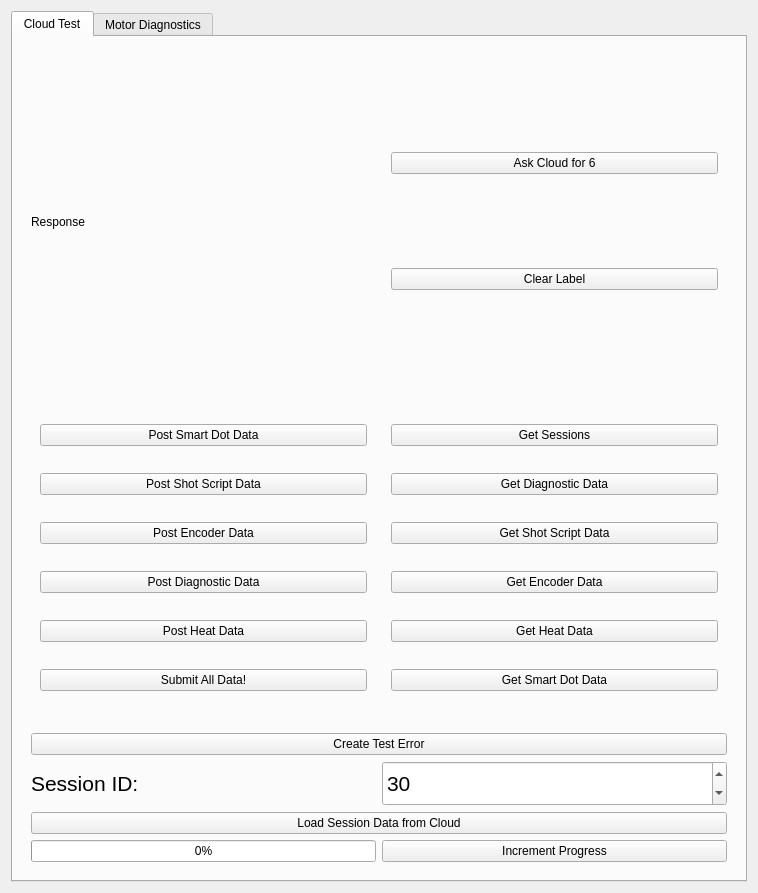
<?xml version="1.0" encoding="UTF-8"?>
<ui version="4.0">
 <class>CloudTest</class>
 <widget class="QWidget" name="CloudTest">
  <property name="geometry">
   <rect>
    <x>0</x>
    <y>0</y>
    <width>757</width>
    <height>893</height>
   </rect>
  </property>
  <property name="windowTitle">
   <string>Cloud Test</string>
  </property>
  <layout class="QHBoxLayout" name="horizontalLayout_2">
   <item>
    <widget class="QTabWidget" name="tabWidget">
     <property name="currentIndex">
      <number>0</number>
     </property>
     <widget class="QWidget" name="tab">
      <attribute name="title">
       <string>Cloud Test</string>
      </attribute>
      <layout class="QVBoxLayout" name="verticalLayout_3">
       <item>
        <widget class="QWidget" name="mainWidget" native="true">
         <layout class="QGridLayout" name="gridLayout_2" columnstretch="1,1">
          <item row="3" column="0" colspan="2">
           <widget class="QPushButton" name="btnGenError">
            <property name="text">
             <string>Create Test Error</string>
            </property>
           </widget>
          </item>
          <item row="4" column="0" colspan="2">
           <layout class="QHBoxLayout" name="horizontalLayout">
            <item>
             <widget class="QLabel" name="lblSessionId">
              <property name="font">
               <font>
                <pointsize>16</pointsize>
               </font>
              </property>
              <property name="text">
               <string>Session ID:</string>
              </property>
             </widget>
            </item>
            <item>
             <widget class="QSpinBox" name="spnSessionId">
              <property name="minimumSize">
               <size>
                <width>120</width>
                <height>45</height>
               </size>
              </property>
              <property name="font">
               <font>
                <pointsize>16</pointsize>
               </font>
              </property>
              <property name="minimum">
               <number>1</number>
              </property>
              <property name="maximum">
               <number>999999</number>
              </property>
              <property name="value">
               <number>30</number>
              </property>
             </widget>
            </item>
           </layout>
          </item>
          <item row="0" column="0">
           <widget class="QLabel" name="lblResponse">
            <property name="text">
             <string>Response</string>
            </property>
           </widget>
          </item>
          <item row="5" column="0" colspan="2">
           <widget class="QPushButton" name="btnLoadSessionData">
            <property name="text">
             <string>Load Session Data from Cloud</string>
            </property>
           </widget>
          </item>
          <item row="2" column="0">
           <widget class="QWidget" name="widget_2" native="true">
            <layout class="QVBoxLayout" name="verticalLayout">
             <item>
              <widget class="QPushButton" name="btnPostSmartDotData">
               <property name="text">
                <string>Post Smart Dot Data</string>
               </property>
              </widget>
             </item>
             <item>
              <widget class="QPushButton" name="btnPostShotScriptData">
               <property name="text">
                <string>Post Shot Script Data</string>
               </property>
              </widget>
             </item>
             <item>
              <widget class="QPushButton" name="btnPostEncoderData">
               <property name="text">
                <string>Post Encoder Data</string>
               </property>
              </widget>
             </item>
             <item>
              <widget class="QPushButton" name="btnPostDiagnosticData">
               <property name="text">
                <string>Post Diagnostic Data</string>
               </property>
              </widget>
             </item>
             <item>
              <widget class="QPushButton" name="btnPostHeatData">
               <property name="text">
                <string>Post Heat Data</string>
               </property>
              </widget>
             </item>
             <item>
              <widget class="QPushButton" name="btnSubmitAllData">
               <property name="text">
                <string>Submit All Data!</string>
               </property>
              </widget>
             </item>
            </layout>
           </widget>
          </item>
          <item row="2" column="1">
           <widget class="QWidget" name="widget" native="true">
            <layout class="QVBoxLayout" name="verticalLayout_2">
             <item>
              <widget class="QPushButton" name="btnGetSessions">
               <property name="text">
                <string>Get Sessions</string>
               </property>
              </widget>
             </item>
             <item>
              <widget class="QPushButton" name="btnGetDiagnosticData">
               <property name="text">
                <string>Get Diagnostic Data</string>
               </property>
              </widget>
             </item>
             <item>
              <widget class="QPushButton" name="btnGetShotScriptData">
               <property name="text">
                <string>Get Shot Script Data</string>
               </property>
              </widget>
             </item>
             <item>
              <widget class="QPushButton" name="btnGetEncoderData">
               <property name="text">
                <string>Get Encoder Data</string>
               </property>
              </widget>
             </item>
             <item>
              <widget class="QPushButton" name="btnGetHeatData">
               <property name="text">
                <string>Get Heat Data</string>
               </property>
              </widget>
             </item>
             <item>
              <widget class="QPushButton" name="btnGetSmartDotData">
               <property name="text">
                <string>Get Smart Dot Data</string>
               </property>
              </widget>
             </item>
            </layout>
           </widget>
          </item>
          <item row="0" column="1">
           <widget class="QWidget" name="widget_3" native="true">
            <layout class="QGridLayout" name="gridLayout">
             <item row="0" column="0">
              <widget class="QPushButton" name="btnAskCloudForSix">
               <property name="text">
                <string>Ask Cloud for 6</string>
               </property>
              </widget>
             </item>
             <item row="1" column="0">
              <widget class="QPushButton" name="btnClearLabel">
               <property name="text">
                <string>Clear Label</string>
               </property>
              </widget>
             </item>
            </layout>
           </widget>
          </item>
          <item row="6" column="0">
           <widget class="QProgressBar" name="pgbProgress">
            <property name="value">
             <number>0</number>
            </property>
           </widget>
          </item>
          <item row="6" column="1">
           <widget class="QPushButton" name="btnIncrementProgress">
            <property name="text">
             <string>Increment Progress</string>
            </property>
           </widget>
          </item>
         </layout>
        </widget>
       </item>
      </layout>
     </widget>
     <widget class="QWidget" name="tab_2">
      <attribute name="title">
       <string>Motor Diagnostics</string>
      </attribute>
      <layout class="QVBoxLayout" name="verticalLayout_4">
       <item>
        <widget class="QPushButton" name="btnSpinDiag">
         <property name="text">
          <string>Run Spin Diagnostic</string>
         </property>
        </widget>
       </item>
       <item>
        <widget class="QPushButton" name="btnTuneScale">
         <property name="text">
          <string>Tune Duty Scale</string>
         </property>
        </widget>
       </item>
       <item>
        <widget class="QPushButton" name="btnStepDiag">
         <property name="text">
          <string>Run Stepper Diagnostic</string>
         </property>
        </widget>
       </item>
       <item>
        <widget class="QWidget" name="widgetMotorParams" native="true">
         <layout class="QHBoxLayout" name="horizontalLayoutMotorParams">
          <item>
           <widget class="QLabel" name="lblKp">
            <property name="text">
             <string>Kp:</string>
            </property>
           </widget>
          </item>
          <item>
           <widget class="QDoubleSpinBox" name="spnKp">
            <property name="minimum">
             <double>0.0</double>
            </property>
            <property name="maximum">
             <double>10.0</double>
            </property>
            <property name="singleStep">
             <double>0.01</double>
            </property>
            <property name="value">
             <double>0.1</double>
            </property>
           </widget>
          </item>
          <item>
           <widget class="QLabel" name="lblKd">
            <property name="text">
             <string>Kd:</string>
            </property>
           </widget>
          </item>
          <item>
           <widget class="QDoubleSpinBox" name="spnKd">
            <property name="minimum">
             <double>0.0</double>
            </property>
            <property name="maximum">
             <double>10.0</double>
            </property>
            <property name="singleStep">
             <double>0.01</double>
            </property>
            <property name="value">
             <double>0.0</double>
            </property>
           </widget>
          </item>
          <item>
           <widget class="QLabel" name="lblTestDuration">
            <property name="text">
             <string>Test Duration (s):</string>
            </property>
           </widget>
          </item>
          <item>
           <widget class="QSpinBox" name="spnTestDuration">
            <property name="minimum">
             <number>1</number>
            </property>
            <property name="maximum">
             <number>300</number>
            </property>
            <property name="value">
             <number>5</number>
            </property>
           </widget>
          </item>
          <item>
           <widget class="QLabel" name="lblKi">
            <property name="text">
             <string>Ki:</string>
            </property>
           </widget>
          </item>
          <item>
           <widget class="QDoubleSpinBox" name="spnKi">
            <property name="minimum">
             <double>0.0</double>
            </property>
            <property name="maximum">
             <double>10.0</double>
            </property>
            <property name="singleStep">
             <double>0.01</double>
            </property>
            <property name="value">
             <double>0.0</double>
            </property>
           </widget>
          </item>
          <item>
           <widget class="QLabel" name="lblDutyScale">
            <property name="text">
             <string>Duty Scale:</string>
            </property>
           </widget>
          </item>
          <item>
           <widget class="QDoubleSpinBox" name="spnDutyScale">
            <property name="minimum">
             <double>0.0</double>
            </property>
            <property name="maximum">
             <double>1.0</double>
            </property>
            <property name="singleStep">
             <double>0.00001</double>
            </property>
            <property name="value">
             <double>0.000043333333</double>
            </property>
            <property name="decimals">
             <number>9</number>
            </property>
           </widget>
          </item>
          <item>
           <widget class="QPushButton" name="btnApplyMotorParams">
            <property name="text">
             <string>Apply Motor Params</string>
            </property>
           </widget>
          </item>
         </layout>
        </widget>
       </item>
      </layout>
     </widget>
    </widget>
   </item>
  </layout>
 </widget>
 <resources/>
 <connections/>
</ui>
